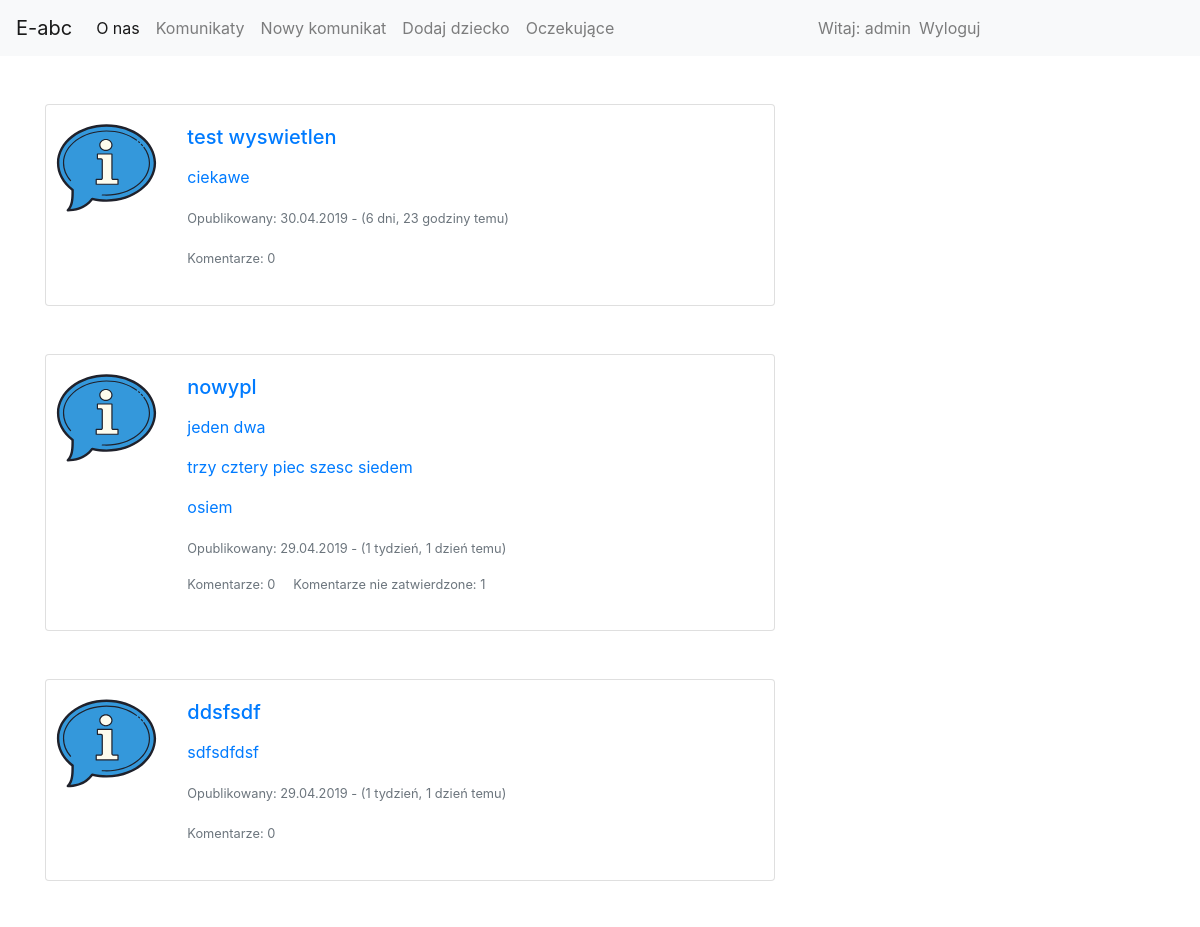
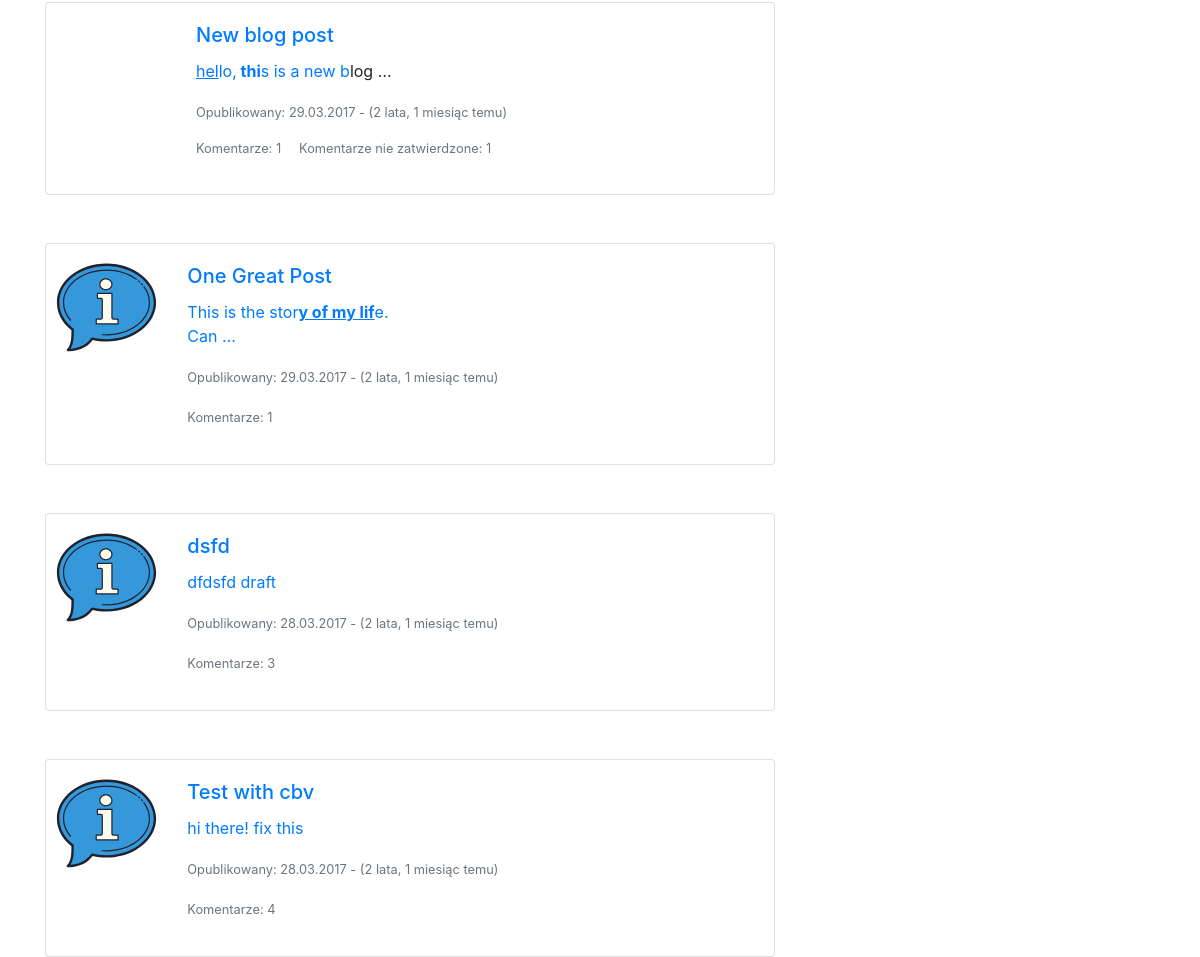
Screenshot of / (signed in) with the database file from the repository (2 pictures, top to bottom).
### blog/models.py (models this page shows, shortened)
class Post(models.Model):
    author = models.ForeignKey('auth.User', default=4, on_delete=models.CASCADE)
    title = models.CharField(max_length=200)
    text = models.TextField()
    created_date = models.DateTimeField(default=timezone.now)
    published_date = models.DateTimeField(blank=True, null=True)
    viewed_by = models.TextField(default="")
    def approve_comments(self):
        return self.comments.filter(approved_comment=True)
    def not_approve_comments(self):
        return self.comments.filter(approved_comment=False)

### blog/views.py (the view)
# urls.py: url(r'^$',views.PostListView.as_view(),name='post_list'),
class PostListView(ListView):
    model = Post
    def get_queryset(self):
        return Post.objects.filter(published_date__lte=timezone.now()).order_by('-published_date')

### blog/templates/blog/post_list.html
{% extends 'blog/base.html' %}
{% load static %}
{% block content %}
<div class="centerstage">
{% if user.is_authenticated %}
    {% for post in post_list %}
<div class="card mt-5" style="max-width: 740px;">
  <a href="{% url 'add_username' pk=post.pk %}">
  <div class="row no-gutters">
    <div class="col-2">
      <img class="card-img" src="{% static "img/info.svg" %}" alt="My image">
    </div>
    <div class="col-9">
      <div class="card-body">
        <h5 class="card-title">{{ post.title }}</h5>
        <p class="card-text">{{ post.text|safe|linebreaksbr|truncatewords_html:10 }} </p>
        <p class="card-text"><small class="text-muted"><p>Opublikowany: {{ post.published_date|date:" d.m.Y" }} - ({{ post.published_date|timesince }} temu)</p>
        <p>Komentarze: {{ post.approve_comments.count }}
        {% if user.is_superuser and post.not_approve_comments.count %}
        &nbsp&nbsp&nbsp&nbspKomentarze nie zatwierdzone: {{ post.not_approve_comments.count }}</p>
        {% endif %}</small></p>
      </div>
    </div>
  </div></a>
</div>
    {% endfor %}
</div>
{% else %}
<h3>Musisz się zalogować, żeby zobaczyć aktualne informacje</h3>
{% endif %}
{% endblock %}

### blog/templates/blog/base.html (shortened to what this page needs)
<!DOCTYPE html>
{% load staticfiles %}
<html>
    <head>
        <link rel="stylesheet" href="https://stackpath.bootstrapcdn.com/bootstrap/4.3.1/css/bootstrap.min.css">
        <link rel="stylesheet" href="https://use.fontawesome.com/releases/v5.8.1/css/all.css">
        <link rel="stylesheet" href="//cdn.jsdelivr.net/medium-editor/latest/css/medium-editor.min.css" type="text/css" media="screen" charset="utf-8">
        <link rel="stylesheet" href="{% static 'css/blog.css' %}">
<body>
<nav class="navbar navbar-expand-md navbar-light bg-light">
  <a class="navbar-brand" href="#">E-abc</a>
  <div class="collapse navbar-collapse" id="navbarNav">
    <div class="d-flex justify-content-start">
    <ul class="navbar-nav">
      <li class="nav-item active">
        <a class="nav-link" href="{% url 'about'%}">O nas </a>
      </li>
      {% if user.is_authenticated %}
      <li class="nav-item">
        <a class="nav-link" href="{% url 'post_list' %}">Komunikaty<span class="sr-only">(current)</span></a>
      </li>
      {% if user.is_superuser %}
      <li class="nav-item">
        <a class="nav-link" href="{% url 'post_new' %}" >Nowy komunikat</a>
      </li>
      <li class="nav-item">
        <a class="nav-link" href="{% url 'kid_new' %}" >Dodaj dziecko</a>
      </li>
      <li>
        <a class="nav-link" href="{% url 'post_draft_list' %}">Oczekujące</a>
      </li>
      {% endif %}
      {% endif %}
      </ul>
    </div>
  </div>
  {% if user.is_authenticated %}
  <div class="collapse navbar-collapse" id="navbarNav">
      <div class="d-md-flex justify-content-end">
        <span class="navbar-text">Witaj:  {{ user.username }}  </span>
        <ul class="navbar-nav">
          <li class="nav-item">
            <a class="nav-link" href="{% url 'logout' %}">Wyloguj</a>
          </li>
        </ul>
      </div>
    </div>
    {% else %}
    <div class="d-md-flex justify-content-end">
        <ul class="navbar-nav">
          <li><a class="nav-link" href="{% url 'login' %}" ><i class="fas fa-user" id="login_ico"></i> Zaloguj </a></li>
        </ul>
    </div>
    {% endif %}
</nav>
        <div class="content container">
            <div class="row">
                <div class="col-md-8">
                  <div class="blog_posts">
                    {% block content %}
                    {% endblock %}
                  </div>
                </div>
            </div>
        </div>
</body>
</html>

### blog/static/css/blog.css (style rules this page uses)
.centerstage { margin-left: auto; margin-right: auto; }

### rows the page displays
Post: title "test wyswietlen", text "ciekawe", published_date "30.04.2019", published_date "6 dni, 23 godziny", approve_comments.count "0"
Post: title "nowypl", text "jeden dwa trzy cztery piec szesc siedem osiem", published_date "29.04.2019", published_date "1 tydzień, 1 dzień", approve_comments.count "0", not_approve_comments.count "1"
Post: title "ddsfsdf", text "sdfsdfdsf", published_date "29.04.2019", published_date "1 tydzień, 1 dzień", approve_comments.count "0"
Post: title "New blog post", text "hel lo, thi s is a n ew b log …", published_date "29.03.2017", published_date "2 lata, 1 miesiąc", approve_comments.count "1", not_approve_comments.count "1"
Post: title "One Great Post", text "This is the stor y of my lif e. Can …", published_date "29.03.2017", published_date "2 lata, 1 miesiąc", approve_comments.count "1"
Post: title "dsfd", text "dfdsfd draft", published_date "28.03.2017", published_date "2 lata, 1 miesiąc", approve_comments.count "3"
Post: title "Test with cbv", text "hi there! fix this", published_date "28.03.2017", published_date "2 lata, 1 miesiąc", approve_comments.count "4"

### other values shown
{{ user.username }} "admin"
